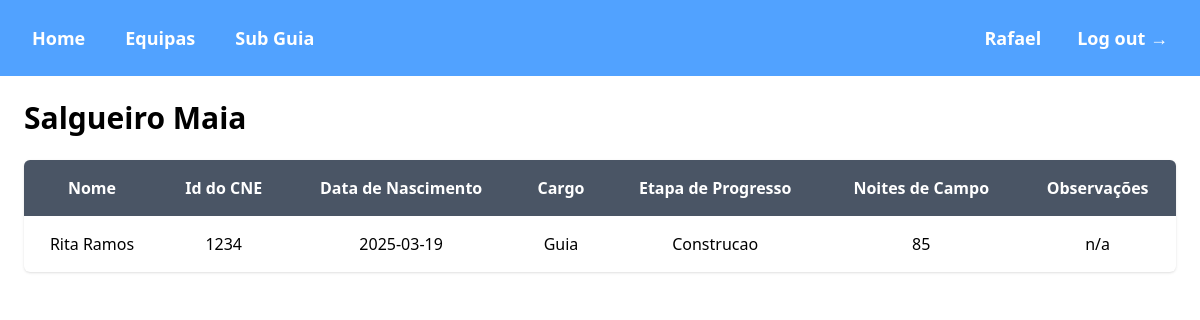
/public/salgueiro.php (signed in), run on the app's committed database.
### tables this page shows
CREATE TABLE `pioneiros` (
  `id` int(11) NOT NULL,
  `nome` varchar(50) NOT NULL,
  `id_cne` int(11) NOT NULL,
  `dt_nascimento` date NOT NULL,
  `noites_campo` int(11) NOT NULL,
  `observacoes` text NOT NULL,
  `cargo_fk` int(11) NOT NULL,
  `equipa_fk` int(11) NOT NULL,
  `etapa_progresso_fk` int(11) NOT NULL
);

CREATE TABLE `cargos` (
  `cargo_id` int(11) NOT NULL,
  `cargo` varchar(20) NOT NULL
);

CREATE TABLE `etapas_progresso` (
  `etapa_id` int(11) NOT NULL,
  `etapa_progresso` varchar(20) NOT NULL
);

### public/salgueiro.php (the view, shortened to what this page needs)
<?php
    require '../private/connection.php';
?>
<!DOCTYPE html>
<html lang="en">
<head>
    <script src="https://unpkg.com/@tailwindcss/browser@4"></script>
</head>
<body>
    <?php include('header.php'); ?>
    <div class="p-6">
        <div class="max-w-[1450px] mx-auto">
            <h2 class="text-3xl font-bold">Salgueiro Maia</h2>
            <div class="mt-6 bg-white shadow-sm rounded-md overflow-hidden">
                <div class="overflow-x-auto">
                <?php
                    $selectPioneiros = "SELECT p.id, p.nome, p.id_cne, p.dt_nascimento, c.cargo, e.equipa, ep.etapa_progresso, p.noites_campo, p.observacoes FROM pioneiros as p
                    join cargos as c on p.cargo_fk = c.cargo_id
                    join equipas as e on p.equipa_fk = e.equipa_id
                    join etapas_progresso as ep on p.etapa_progresso_fk = ep.etapa_id
                    where e.equipa = 'Salgueiro Maia'";
                    $result = $connection->query($selectPioneiros);
                    if ($result && $result->num_rows > 0):
                ?>
                    <table class="w-full min-w-full border-collapse">
                        <thead class="bg-gray-600 text-white">
                            <tr>
                                <th class="p-4 text-center">Nome</th>
                                <th class="p-4 text-center">Id do CNE</th>
                                <th class="p-4 text-center">Data de Nascimento</th>
                                <th class="p-4 text-center">Cargo</th>
                                <th class="p-4 text-center">Etapa de Progresso</th>
                                <th class="p-4 text-center">Noites de Campo</th>
                                <th class="p-4 text-center">Observações</th>
                            </tr>
                        </thead>
                        <tbody class="divide-y">
                            <?php
                                while ($row = $result->fetch_assoc()) {
                                    echo "<tr class='hover:bg-gray-100'>";
                                    echo "<td class='p-4 text-center' data-label='Nome'>" . htmlspecialchars($row['nome']) . "</td>";
                                    echo "<td class='p-4 text-center' data-label='Id do CNE'>" . htmlspecialchars($row['id_cne']) . "</td>";
                                    echo "<td class='p-4 text-center' data-label='Data de Nascimento'>" . htmlspecialchars($row['dt_nascimento']) . "</td>";
                                    echo "<td class='p-4 text-center' data-label='Cargo'>" . htmlspecialchars($row['cargo']) . "</td>";
                                    echo "<td class='p-4 text-center' data-label='Etapa de Progresso'>" . htmlspecialchars($row['etapa_progresso']) . "</td>";
                                    echo "<td class='p-4 text-center' data-label='Noites de Campo'>" . htmlspecialchars($row['noites_campo']) . "</td>";
                                    echo "<td class='p-4 text-center' data-label='Observações'>" . htmlspecialchars($row['observacoes']) . "</td>";
                                    echo "</tr>";
                                }
                            ?>
                        </tbody>
                    </table>
                    <?php
                        else:
                            echo "<p>Nao foram encontrados pioneiros nesta equipa</p>";
                        endif;
                    ?>
                </div>
            </div>
        </div>
    </div>
</body>
</html>

### data on the page
pioneiros: nome "Rita Ramos", id_cne "1234", dt_nascimento "2025-03-19", cargo_fk.cargo "Guia", etapa_progresso_fk.etapa_progresso "Construcao", noites_campo "85", observacoes "n/a"

### other printed values
$cargo "Sub Guia"
$primeiroNome "Rafael"
